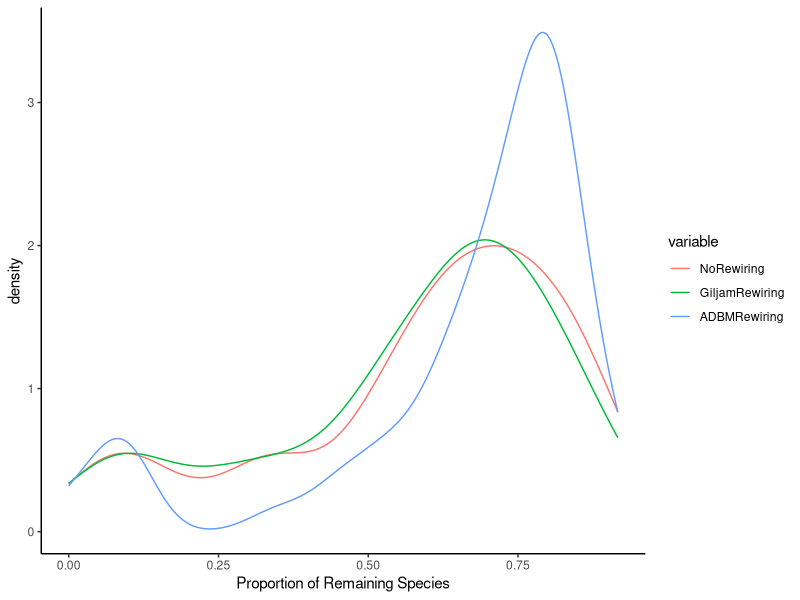

Source code (R):
library(ggplot2)
library(readr)
library(reshape2)

test <- read.csv("../../Results/FirstTest/testGilljam.csv",header = F)

colnames(test) <- c("NoRewiring","GiljamRewiring","ADBMRewiring")

a <- melt(test)

plt <- ggplot(a,aes(x = value,group = variable,colour = variable))+
  geom_line(stat = 'density')+
  xlab("Proportion of Remaining Species")+
  theme_classic()

ggsave("../../Results/FirstTest/test.pdf",plot = plt)
write.csv(test,"../../Results/FirstTest/test.csv")
